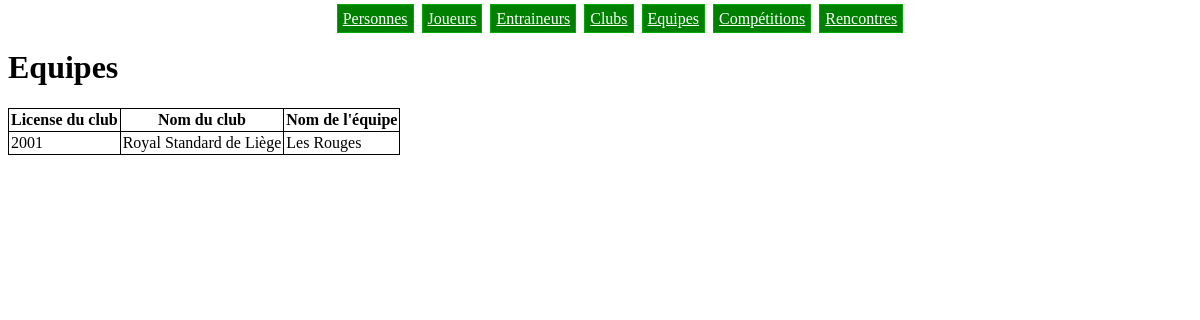
The page /equipes.php on the database as committed earlier.
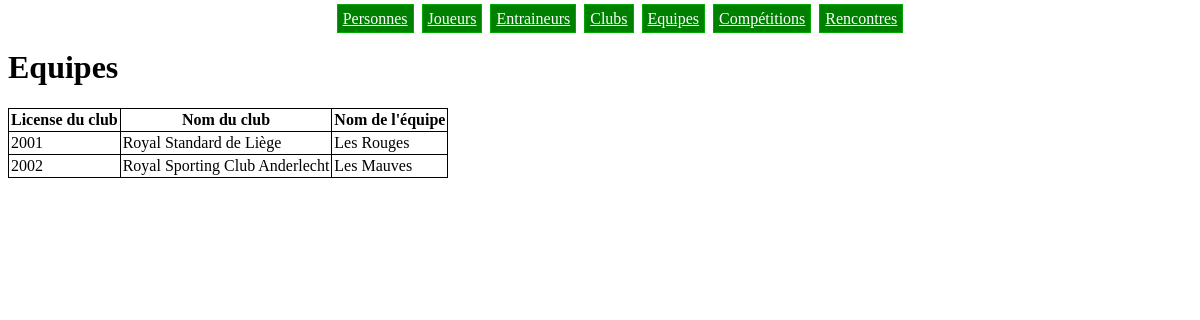
The same page on the database as committed later.
### tables this page shows
CREATE TABLE IF NOT EXISTS Equipe (
  id_equipe    BIGINT      PRIMARY KEY,
  licence_club BIGINT      NOT NULL,
  nom          VARCHAR(50) NOT NULL,
  FOREIGN KEY (licence_club) REFERENCES Club(licence),
  UNIQUE(licence_club, nom)
);

CREATE TABLE IF NOT EXISTS Club (
  licence  BIGINT      PRIMARY KEY,
  nom      VARCHAR(50) NOT NULL,
  stade    VARCHAR(50) NOT NULL,
  pays     VARCHAR(50) NOT NULL
);

### equipes.php (the view)
<?php include 'header.php' ?>
<h1>Equipes</h1>
<table>
  <tr>
    <th>License du club</th>
    <th>Nom du club</th>
    <th>Nom de l'équipe</th>
  </tr>
  <?php
  $req = $bdd->query('SELECT Equipe.licence_club, Club.nom as nom_club, Equipe.nom
    FROM Equipe JOIN Club
     ON Club.licence = Equipe.licence_club');
  while($tuple = $req->fetch()){
    ?>
    <tr>
      <td><?php echo $tuple['licence_club'] ?></td>
      <td><?php echo $tuple['nom_club'] ?></td>
      <td><?php echo $tuple['nom'] ?></td>
    </tr>
    <?php
  }
  ?>
</table>
<?php include 'footer.php' ?>

Rows that differ between the two databases and show on the page:
added equipe: licence_club "2002", licence_club.nom "Royal Sporting Club Anderlecht", nom "Les Mauves"
